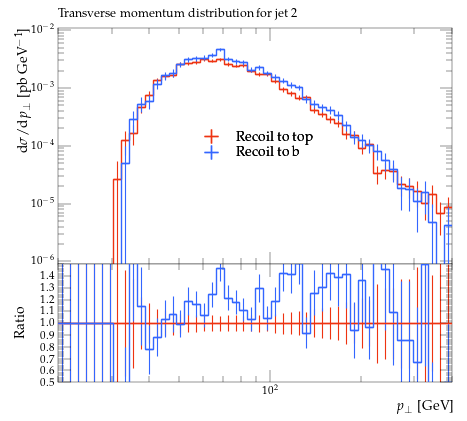

This figure's Python source:
#! /usr/bin/env python

# This Python script was auto-generated using YODA v2.0.2.
# Analysis object: /MC_TTBAR/onelep_jet_2_pT
# Timestamp: 31-07-2026 (12:23:22)

import matplotlib as mpl
import matplotlib.pyplot as plt
mpl.use('Agg') # comment out for interactive use
import os
import numpy as np

plotDir = os.path.split(os.path.realpath(__file__))[0]
if 'YODA_USER_PLOT_PATH' in globals():
    plot_outdir = globals()['YODA_USER_PLOT_PATH']
else:
    plot_outdir = plotDir

#plot style
plt.style.use(os.path.join(plotDir, '../default.mplstyle'))
# plot metadata
figW, figH = plt.rcParams['figure.figsize']
ax_xLabel = r'$p_\perp$ [GeV]'
ax_yLabel = r'$\mathrm{d}\sigma/\mathrm{d}p_\perp$ [pb GeV$^{-1}$]'
ax_title  = r'Transverse momentum distribution for jet 2'
ax_xScale = 'log'
ax_yScale = 'log'
xLims = (20.0, 400.0)
yLims = (9e-07, 0.011000000000000001)

# TeX-friendly labels for the legend
labels = {
    'legend' : ([ r"Recoil to top", r"Recoil to b" ], r""),
}

# Adjust canvas width and height
canvasW = 10.0
canvasH = 9.0
figW *= canvasW/10.
figH *= canvasH/9.

# Create figure and axis objects
fig, (ax, ratio0_ax) = plt.subplots(2, 1, sharex=True,
                  figsize=(figW,figH), gridspec_kw={'height_ratios': (6.0, 3.0)})

# Set figure margins
plt.subplots_adjust(
    left   = 1.0 * plt.rcParams['figure.subplot.left'],
    right  = 1.0 * plt.rcParams['figure.subplot.right'],
    top    = 1.0 * plt.rcParams['figure.subplot.top'],
    bottom = 1.0 * plt.rcParams['figure.subplot.bottom'])

ratio0_ax.yaxis.set_major_locator(mpl.ticker.MultipleLocator(0.1))
ratio0_ax.set_ylim(0.5, 1.4999)
ratio0_ax.set_ylabel('Ratio')

# the numerical data is stored in a separate file
dataf = dict()
prefix = os.path.split(__file__)[0]
if prefix:    prefix = prefix + '/'
exec(open(prefix+'onelep_jet_2_pT__data.py').read(), dataf)


legend_handles = dict() # keep track of handles for the legend

# style options for curves
# starts at zorder>=5 to draw curve on top of legend
styles = {
  'recoil_t': {
    'color' : '#EE3311',
    'linestyle' : '-',
    'linewidth' : 1,
    'marker' : 'none',
    'markersize' : 2,
    'capsize' : 0.0,
    'zorder' : 5,
    'histstyle' : 1,
    'drawstyle' : 'steps-pre',
    'xerrorbars' : 1,
    'yerrorbars' : 1,
    'fillcolor' : None,
    'fillopacity' : 1.0,
    'ratio0_linestyle' : '-',
    'ratio0_linewidth' : 1,
    'ratio0_marker' : 'none',
    'ratio0_markersize' : 2,
    'ratio0_capsize' : 0.0,
    'ratio0_zorder' : 5,
    'ratio0_histstyle' : 1,
    'ratio0_drawstyle' : 'steps-pre',
    'ratio0_xerrorbars' : 1,
    'ratio0_yerrorbars' : 1,
  },
  'recoil_b': {
    'color' : '#3366FF',
    'linestyle' : '-',
    'linewidth' : 1,
    'marker' : 'none',
    'markersize' : 2,
    'capsize' : 0.0,
    'zorder' : 6,
    'histstyle' : 1,
    'drawstyle' : 'steps-pre',
    'xerrorbars' : 1,
    'yerrorbars' : 1,
    'fillcolor' : None,
    'fillopacity' : 1.0,
    'ratio0_linestyle' : '-',
    'ratio0_linewidth' : 1,
    'ratio0_marker' : 'none',
    'ratio0_markersize' : 2,
    'ratio0_capsize' : 0.0,
    'ratio0_zorder' : 6,
    'ratio0_histstyle' : 1,
    'ratio0_drawstyle' : 'steps-pre',
    'ratio0_xerrorbars' : 1,
    'ratio0_yerrorbars' : 1,
  },
}

# curve from input yoda files in main panel
for label, yvals in dataf['yvals'].items():
    if all(np.isnan(v) for v in dataf['yvals'][label]):
        continue
    tmp = None
    if styles[label]['histstyle']: # draw as histogram
        xpos = dataf['xedges'][label] if styles[label]['drawstyle'] else dataf['xpoints'][label]
        ypos = np.insert(yvals, 0, yvals[0]) if styles[label]['drawstyle'] else yvals
        if styles[label]['fillcolor']: # fill area below curve
            ax.fill_between(xpos, ypos, step='pre',
                            color=styles[label]['fillcolor'],
                            alpha=styles[label]['fillopacity'])
        tmp, = ax.plot(xpos, ypos,
                       color=styles[label]['color'],
                       linestyle=styles[label]['linestyle'],
                       linewidth=styles[label]['linewidth'],
                       drawstyle=styles[label]['drawstyle'], solid_joinstyle='miter',
                       zorder=styles[label]['zorder'], label=label)
    tmp = ax.errorbar(dataf['xpoints'][label], yvals,
                      xerr=np.array(dataf['xerrs'][label])*styles[label]['xerrorbars'],
                      yerr=np.array(dataf['yerrs'][label])*styles[label]['yerrorbars'],
                      fmt=styles[label]['marker'], capsize=styles[label]['capsize'],
                      markersize=styles[label]['markersize'],
                      ecolor=styles[label]['color'],
                      color=styles[label]['color'], zorder=styles[label]['zorder'])
    tmp[-1][0].set_linestyle(styles[label]['linestyle'])
    tmp[-1][0].set_linewidth(styles[label]['linewidth'])
    if label in dataf['add_legend_handle']:  legend_handles[label] = tmp
    for varLabel in dataf['variation_yvals'].keys():
        if varLabel.startswith(label):
            tmp, = ax.plot(dataf['xedges'][label], dataf['variation_yvals'][varLabel],
                           color=styles[label]['color'],
                           linestyle=styles[label]['linestyle'],
                           linewidth=styles[label]['linewidth'],
                           drawstyle='steps-pre', solid_joinstyle='miter',
                           zorder=styles[label]['zorder'], alpha=0.5)


# plots on ratio panel
# curve from input yoda files in ratio panel
for label, yvals in dataf['ratio0_yvals'].items():
    if all(np.isnan(v) for v in yvals):
        continue
    if styles[label]['ratio0_histstyle']: # plot as histogram
        xpos = dataf['xedges']['recoil_t'] if styles[label]['ratio0_drawstyle'] else dataf['xpoints']['recoil_t']
        ypos = np.insert(yvals, 0, yvals[0]) if styles[label]['ratio0_drawstyle'] else yvals
        ratio0_ax.plot(xpos, ypos,
                       color=styles[label]['color'],
                       linewidth=styles[label]['linewidth'],
                       linestyle=styles[label]['ratio0_linestyle'],
                       drawstyle=styles[label]['ratio0_drawstyle'], zorder=styles[label]['zorder'],
                       solid_joinstyle='miter')
    tmp = ratio0_ax.errorbar(dataf['xpoints']['recoil_t'], yvals,
                             xerr=np.array(dataf['ref_xerrs'])*styles[label]['ratio0_xerrorbars'],
                             yerr=np.array(dataf['ratio0_yerrs'][label])*styles[label]['ratio0_yerrorbars'],
                             fmt=styles[label]['ratio0_marker'], capsize=styles[label]['ratio0_capsize'],
                             markersize=styles[label]['ratio0_markersize'],
                             ecolor=styles[label]['color'],
                             color=styles[label]['color'])
    tmp[-1][0].set_linestyle(styles[label]['ratio0_linestyle'])
    tmp[-1][0].set_linewidth(styles[label]['ratio0_linewidth'])

    for varlabel in dataf['ratio0_variation_vals'].keys():
        if varlabel.startswith(label):
            ratio0_ax.plot(dataf['xedges']['recoil_t'],
                            dataf['ratio0_variation_vals'][varlabel],
                            color=styles[label]['color'],
                            linestyle=styles[label]['linestyle'],
                            linewidth=styles[label]['linewidth'],
                            drawstyle='steps-pre', solid_joinstyle='miter',
                            zorder=1, alpha=0.5)

legend_items = list(legend_handles.values())
ax.add_artist(ax.legend(legend_items,
                        labels['legend'][0],
                        title=labels['legend'][1],
                        alignment='left',
                        loc='center',
                        bbox_to_anchor=(0.5, 0.5)))

# set plot metadata as defined above
ratio0_ax.set_xlabel(ax_xLabel)
ratio0_ax.xaxis.set_label_coords(1., -0.15)
ax.set_ylabel(ax_yLabel, ha='right', va='top')
ax.yaxis.set_label_coords(-0.11, 1.0)
ax.set_title(ax_title, loc='left')
ax.set_xscale(ax_xScale)
ax.set_yscale(ax_yScale)
ax.set_xlim(xLims)
ax.set_ylim(yLims)

# tick formatting
plt.rcParams['xtick.top'] = True
plt.rcParams['ytick.right'] = True
ax.yaxis.set_major_locator(mpl.ticker.LogLocator(base=10.0, numticks=np.inf))
ax.yaxis.set_minor_locator(mpl.ticker.LogLocator(
                           base=10.0, subs=np.arange(0.1, 1, 0.1), numticks=np.inf))
fig.align_ylabels((ax, ratio0_ax))
plt.savefig(os.path.join(plot_outdir, 'onelep_jet_2_pT.pdf'), format='PDF')
plt.savefig(os.path.join(plot_outdir, 'onelep_jet_2_pT.png'), format='PNG')

plt.close(fig)
